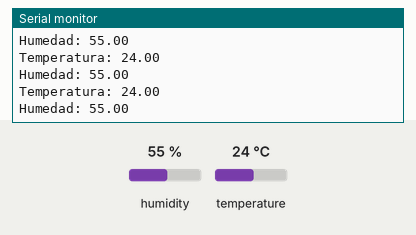
Simulated run of this sketch. Board: ESP8266 (NodeMCU). Shown: the last lines printed to the serial monitor. Inputs (shaded band) come from the test bench; at power-on: humidity 55 %, temperature 24 °C.

Above: at 2.8 s.
2.9 s: humidity set to 22 %
At 5.5 s:
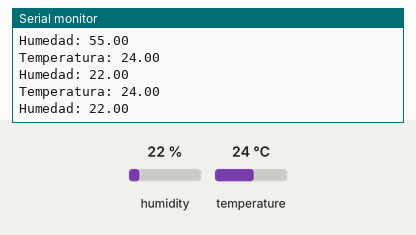
5.6 s: temperature set to 12 °C
At 6.9 s:
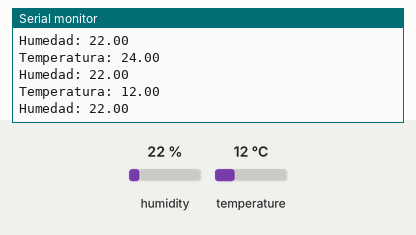
8.3 s: humidity set to 40 %
At 11.9 s:
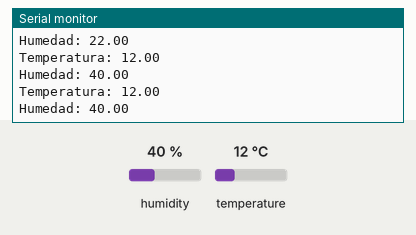
Timing chart, 0 to 13.4 s (numbered marks = the images above; inputs shaded):
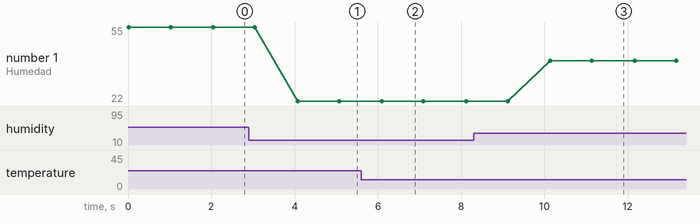

The sketch:

Sensor_DHT11.ino
```cpp
#include <DHT.h>
#include <DHT_U.h>

DHT dht(D1, DHT11);

float temp, hume;

void setup() {
  Serial.begin(9600);
  dht.begin();

}

void loop() {
  hume = dht.readHumidity();
  temp = dht.readTemperature();

  Serial.println("Temperatura: " + String(temp));
  Serial.println("Humedad: " + String(hume));

  delay(1000);

}
```

Measured:
- after the input at 2.9 s, the serial monitor: prints a new line after 1.2 s (image 1)
- after the input at 5.6 s, the serial monitor: prints a new line after 0.49 s (image 2)
- after the input at 8.3 s, the serial monitor: prints a new line after 1.8 s (image 3)
- plotted number 1: 55 → 22 after the input at 2.9 s, 22 → 40 after the input at 8.3 s
